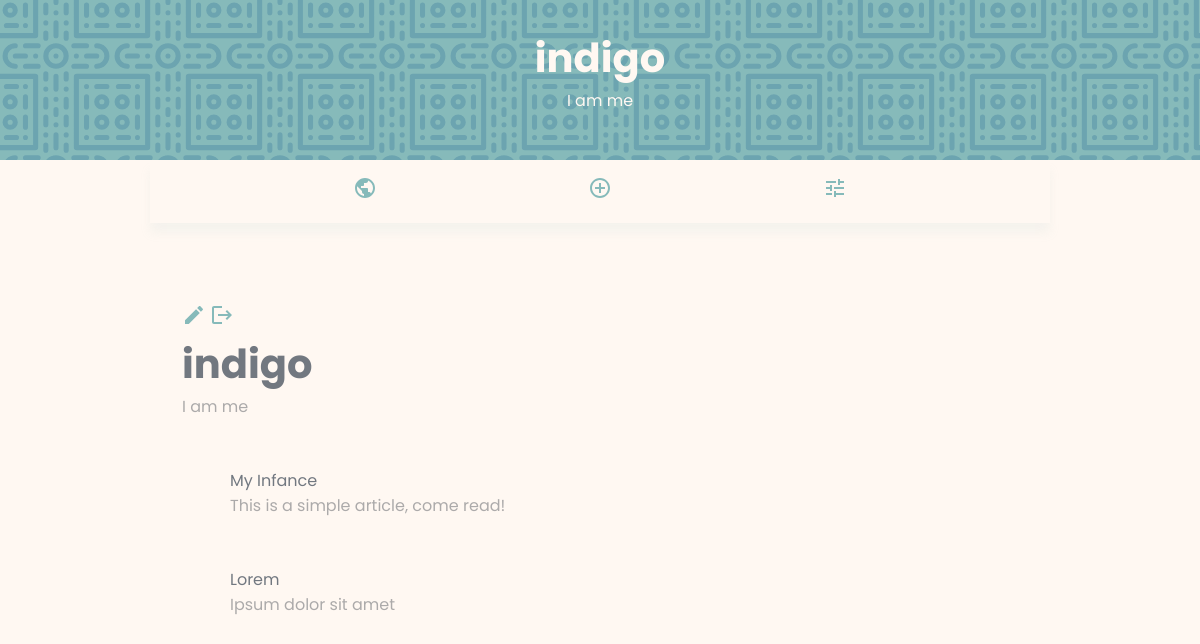
Page /users/settings/51d9a018-d50b-4675-8cfb-4fa4029b120a/ (signed in) on the committed database.
### users/models.py (models this page shows)
class Profile(models.Model):
    user = models.OneToOneField(
        User, on_delete=models.CASCADE, null=True, blank=True)
    username = models.CharField(max_length=200, blank=True, null=True)
    bio = models.CharField(max_length=200, null=True, blank=True)
    created = models.DateTimeField(auto_now_add=True, null=True, blank=True)
    id = models.UUIDField(default=uuid.uuid4, unique=True,
                          primary_key=True, editable=False)
    def __str__(self):
        return self.user.username

### articles/models.py (models this page shows, shortened)
class Article(models.Model):
    author = models.ForeignKey(
        Profile, on_delete=models.CASCADE, null=True, blank=True)
    title = models.CharField(max_length=100)
    description = models.CharField(max_length=200)
    body_text = models.CharField(max_length=5000)
    created = models.DateTimeField(auto_now_add=True, null=True, blank=True)
    id = models.UUIDField(default=uuid.uuid4, unique=True,
                          primary_key=True, editable=False)

### users/views.py (the view)
# urls.py: path('settings/<str:pk>/', views.settings, name='settings'),
def settings(req, pk):
    userCust = Profile.objects.get(id=pk)
    articles = userCust.article_set.all()
    context = {'articles': articles, 'user': userCust}
    return render(req, 'settings.html', context)

### templates/settings.html
{% extends 'index.html' %}
{% load static %}
{% block content %}
<section>
  {% if request.user.profile.id == user.id %}
  <a href="{% url 'user-edit' %}"><img src="{% static 'icons/edit.svg' %}" alt="Edit profile"></a>
  <a href="{% url 'user-logout' %}"><img src="{% static 'icons/logout.svg' %}" alt="Log out"></a>
  {% else %}
  <h3 class="bold2">User Profile</h3>
  {% endif %}
  <h2>{{user}}</h2>
  <p>{{user.bio}}</p>
  {% for article in articles %}
  <a href="{% url 'single-article' article.id %}">
    <div class="card">
      <p class="bold">{{article.title}}</p>
      <p>{{article.description}}</p>
    </div>
  </a>
  {% endfor %}
</section>
{% endblock %}

### templates/index.html (shortened to what this page needs)
<!DOCTYPE html>
<html lang="en">
{% load static %}
<head>
  <link rel="stylesheet" href="{% static 'css/style.css' %}">
</head>
<body>
  <header>
    {% if request.user.is_authenticated %}
    <p>{{request.user.profile.user.username}}</p>
    <p>{{request.user.profile.bio}}</p>
    {% else %}
    <p>Hello, stranger</p>
    <p><a href="{% url 'user-login' %}">Login</a></p>
    {% endif %}
  </header>
  <nav>
    <a href="{% url 'all-articles' %}">
      <div>
        <img src="{% static 'icons/all.svg' %}" alt="globe">
      </div>
    </a>
    {% if request.user.is_authenticated %}
    <a href="{% url 'create-article' %}">
      <div>
        <img src="{% static 'icons/create.svg' %}" alt="add article">
      </div>
    </a>
    <a href="{% url 'settings' request.user.profile.id %}">
      <div>
        <img src="{% static './icons/settings.svg' %}" alt="settings">
      </div>
    </a>
    {% endif %}
  </nav>
  <main>
    {% block content %}
    {% endblock content %}
  </main>
</body>
</html>

### static/css/style.css (style rules this page uses)
* { margin: 0; padding: 0; box-sizing: border-box; border: none; outline: none; }
html { --body: #fff8f2; --body600: #f8decb; --dark600: #727880; --dark400: #acaaaa; --bold: #86baba; }
body { background-color: var(--body); color: var(--dark400); font-family: 'Poppins', sans-serif; }
p { line-height: 1.6rem; }
p { font-size: 1rem; }
.bold, h3, h2, h1 { color: var(--dark600); }
h2 { font-size: 2.5rem; }
a { text-decoration: none; color: inherit; }
main { max-width: 900px; margin: 0 auto; }
section { padding: 5rem 2rem; }
header { min-height: 20vh; padding: 1rem; display: flex; justify-content: center; align-items: center; flex-direction: column; background: var(--bold); background-image: url('../images/happy-intersection.svg'); background-repeat: repeat; background-size: 7rem; color: var(--body) !important; }
header p:first-child { font-size: 2.5rem; margin-bottom: 1rem; font-weight: bold; }
nav { max-width: 900px; margin: 0 auto; box-shadow: 0px 10px 10px rgba(155, 195, 192, 0.1); display: flex; justify-content: space-evenly; align-items: center; }
nav div { padding: 1rem 0.5rem; }
.card { margin: 3rem; display: flex; flex-direction: column; }

### rows in the picture
Profile: user.username "indigo", bio "I am me"
Article: title "My Infance", description "This is a simple article, come read!"
Article: title "Lorem", description "Ipsum dolor sit amet"

### other values in the picture
{{ request.user.profile.user.username }} "indigo"
{{ request.user.profile.bio }} "I am me"
